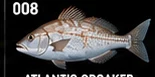
#> input picture images/004.webp, 155 x 77 px; its folder holds only this picture in this run
$ python fish_visual_qa.py
#> lines starting #> are read from the running program, lines starting #| are printed output that depends on the picture
from pathlib import Path
from PIL import Image,ImageDraw,ImageFont
import numpy as np, cv2, json, math
files=sorted(Path("images").glob("*.webp"))
results=[]; thumbs=[]
for p in files:
 im=Image.open(p).convert("RGBA"); a=np.asarray(im)[:,:,3]; mask=(a>20).astype("uint8")
#> after `a = np.asarray(im)[:, :, 3]`: a: shape (77, 155); every value is 255
#> after `mask = (a > 20).astype('uint8')`: mask: shape (77, 155); every value is 1
 n,labels,stats,_=cv2.connectedComponentsWithStats(mask,8)
#> labels: shape (77, 155) int32; every value is 1
#> n = 2; stats = [[-1, 2147483647, 0, 0, 0], [0, 0, 155, 77, 11935]]
 parts=sorted([{"x":int(s[0]),"y":int(s[1]),"w":int(s[2]),"h":int(s[3]),"area":int(s[4])} for s in stats[1:]],key=lambda z:-z["area"])
#> parts = 1 item
 ys,xs=np.where(mask>0)
#> ys = 11935 values from 0 to 76; xs = 11935 values, max 154 at index 154, min 0 at index 0, mean 77
 if not len(xs): continue
 w,h=im.size; bounds=[int(xs.min()),int(ys.min()),int(xs.max()),int(ys.max())]
#> after `w, h = im.size`: w = 155; h = 77
#> after `bounds = [int(xs.min()), int(ys.min()), int(xs.max()), int(ys.max())]`: bounds = [0, 0, 154, 76]
 edge=min(bounds[0],bounds[1],w-1-bounds[2],h-1-bounds[3])
#> edge = 0
 main=parts[0]["area"] if parts else 0
#> main = 11935
 suspicious=[c for c in parts[1:] if c["area"]>max(15,main*.0015)]
#> suspicious = []
 flags=[]
 if edge<max(12,int(min(w,h)*.06)):flags.append("low-margin / possible crop")
 if suspicious:flags.append("detached visible fragments")
 if len(parts)>1 and sum(c["area"] for c in parts[1:])>main*.03:flags.append("significant detached artwork")
 results.append({"file":p.name,"size":[w,h],"bounds":bounds,"minimum_margin_px":edge,"flags":flags,"detached_components":suspicious[:15]})
 tile=Image.new("RGB",(320,238),"#142735"); canvas=Image.new("RGBA",(296,193),"#142735")
#> after `tile = Image.new('RGB', (320, 238), '#142735')`:
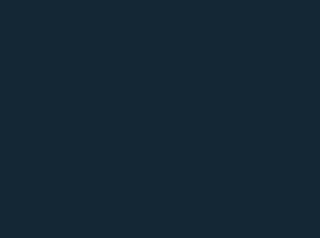
#> tile: PIL image 320x238 RGB; mean R, G, B 20, 39, 53
#> after `canvas = Image.new('RGBA', (296, 193), '#142735')`:
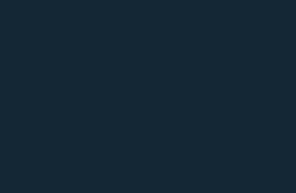
#> canvas: PIL image 296x193 RGBA; mean R, G, B, A 20, 39, 53, 255
 im.thumbnail((292,187),Image.Resampling.LANCZOS);canvas.alpha_composite(im,((296-im.width)//2,(193-im.height)//2))
#> after `canvas.alpha_composite(im, ((296 - im.width) // 2, (193 - im.height) /`:
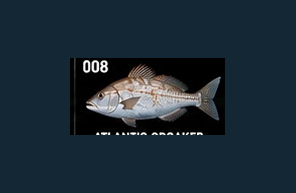
#> canvas: PIL image 296x193 RGBA; mean R, G, B, A 28.7, 43.3, 54.3, 255
 tile.paste(canvas.convert("RGB"),(12,10));d=ImageDraw.Draw(tile)
#> after `tile.paste(canvas.convert('RGB'), (12, 10))`:
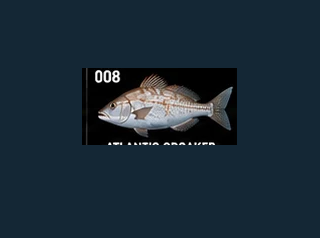
#> tile: PIL image 320x238 RGB; mean R, G, B 26.5, 42.2, 53.9
 d.text((12,207),p.stem.replace("_"," ")[:35],fill="#ffffff")
 if flags:d.text((12,222),"; ".join(flags)[:48],fill="#ffb86c")
 thumbs.append(tile)
cols=5;rows=math.ceil(len(thumbs)/cols);sheet=Image.new("RGB",(cols*320,rows*238),"#091a24")
#> after `rows = math.ceil(len(thumbs) / cols)`: rows = 1
#> after `sheet = Image.new('RGB', (cols * 320, rows * 238), '#091a24')`:
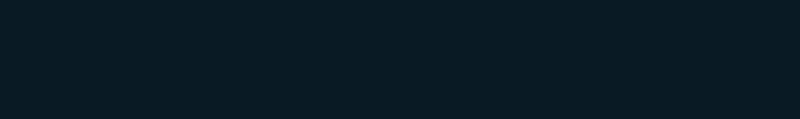
#> sheet: PIL image 1600x238 RGB (shown at 1/2 size); mean R, G, B 9, 26, 36
for i,t in enumerate(thumbs):sheet.paste(t,((i%cols)*320,(i//cols)*238))
#> this loop made 1 pass
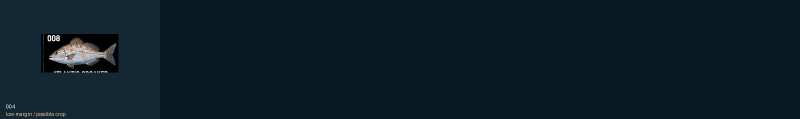
#> sheet: PIL image 1600x238 RGB (shown at 1/2 size); mean R, G, B 12.7, 29.4, 39.7
sheet.save("fish-visual-review.jpg",quality=90)
report={"checked":len(results),"flagged":sum(bool(r["flags"]) for r in results),"results":results}
Path("fish-visual-review.json").write_text(json.dumps(report,indent=2))
print("Audited",len(results),"flagged",report["flagged"],"review contact sheet: fish-visual-review.jpg")
#| Audited 1 flagged 1 review contact sheet: fish-visual-review.jpg

$ run again, on images/015.webp
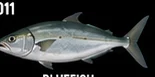
#> input picture images/015.webp, 155 x 77 px
#> a: shape (77, 155); every value is 255
#> mask: shape (77, 155); every value is 1
#> labels: shape (77, 155) int32; every value is 1
#> n = 2; stats = [[-1, 2147483647, 0, 0, 0], [0, 0, 155, 77, 11935]]
#> parts = 1 item
#> ys = 11935 values from 0 to 76; xs = 11935 values, max 154 at index 154, min 0 at index 0, mean 77
#> bounds = [0, 0, 154, 76]
#> edge = 0
#> main = 11935
#> suspicious = []
#> `tile.paste(canvas.convert('RGB'), (12, 10))`:
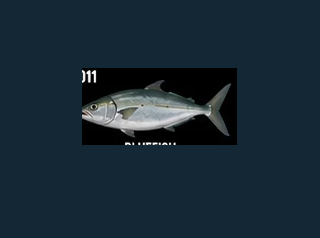
#> tile: PIL image 320x238 RGB; mean R, G, B 25, 41.4, 53.1
#> rows = 1
#> the loop `for i,t in enumerate(thumbs):sheet.paste(t,((i%cols)*320,(i//cols)*238))` made 1 pass
#> after the loop `for i,t in enumerate(thumbs):sheet.paste(t,((i%cols)*320,(i//cols)*238))`:
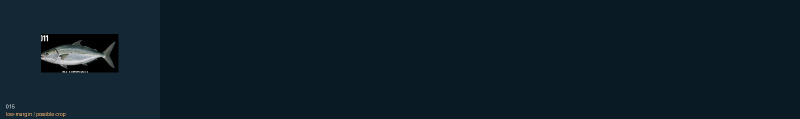
#> sheet: PIL image 1600x238 RGB (shown at 1/2 size); mean R, G, B 12.4, 29.2, 39.5
#| Audited 1 flagged 1 review contact sheet: fish-visual-review.jpg

$ run again, on images/017.webp
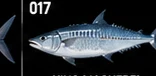
#> input picture images/017.webp, 156 x 76 px
#> a: shape (76, 156); every value is 255
#> mask: shape (76, 156); every value is 1
#> labels: shape (76, 156) int32; every value is 1
#> n = 2; stats = [[-1, 2147483647, 0, 0, 0], [0, 0, 156, 76, 11856]]
#> parts = 1 item
#> ys = 11856 values from 0 to 75; xs = 11856 values, max 155 at index 155, min 0 at index 0, mean 77.5
#> bounds = [0, 0, 155, 75]
#> edge = 0
#> main = 11856
#> suspicious = []
#> `tile.paste(canvas.convert('RGB'), (12, 10))`:
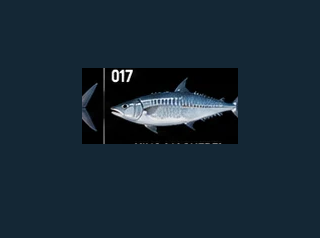
#> tile: PIL image 320x238 RGB; mean R, G, B 23.2, 40.1, 52.6
#> rows = 1
#> the loop `for i,t in enumerate(thumbs):sheet.paste(t,((i%cols)*320,(i//cols)*238))` made 1 pass
#> after the loop `for i,t in enumerate(thumbs):sheet.paste(t,((i%cols)*320,(i//cols)*238))`:
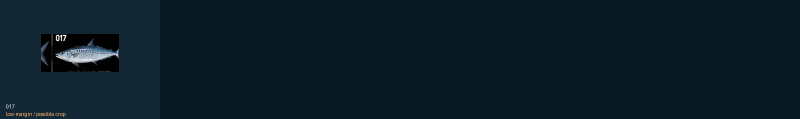
#> sheet: PIL image 1600x238 RGB (shown at 1/2 size); mean R, G, B 12, 28.9, 39.4
#| Audited 1 flagged 1 review contact sheet: fish-visual-review.jpg
